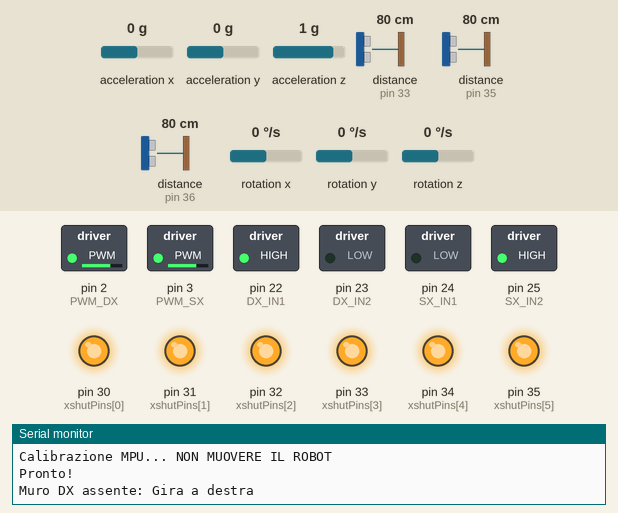
This sketch was run on a simulated Arduino Mega 2560, built with avr-gcc and run on an emulated ATmega2560. On the bench: switched loads named in the sketch (green lamp = pin HIGH), output pins drawn as LEDs (lit = HIGH), the last lines printed to the serial monitor. Inputs (shaded band) come from the test bench; at power-on: rotation z 0 °/s, distance to the obstacle (sensors on pin 33, pin 35, pin 36) 80 cm, acceleration x 0 g, acceleration y 0 g, acceleration z 1 g, rotation x 0 °/s, rotation y 0 °/s.

Above: at 3.2 s.
3.3 s: rotation z set to -192 °/s
At 4.7 s:
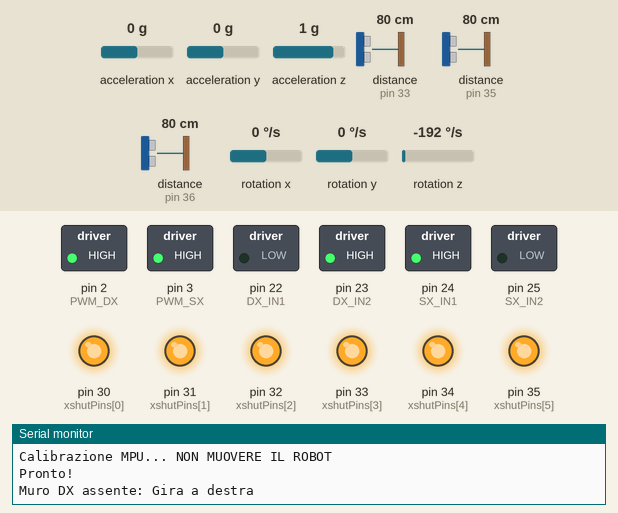
6.9 s: rotation z set to 0 °/s
At 13.3 s:
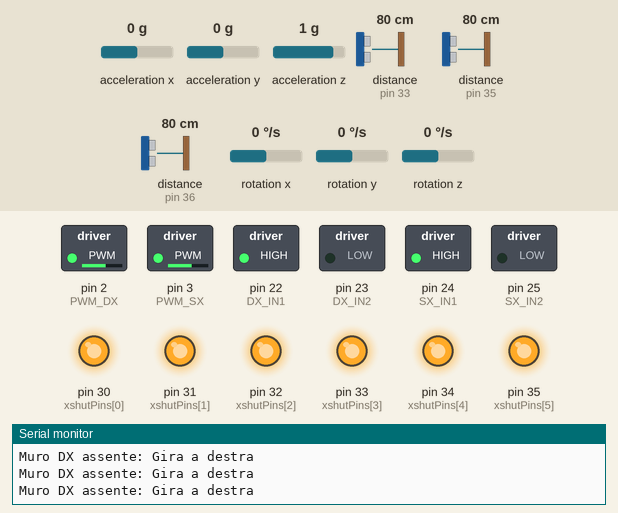
18.0 s: rotation z set to -100 °/s
At 19.8 s:
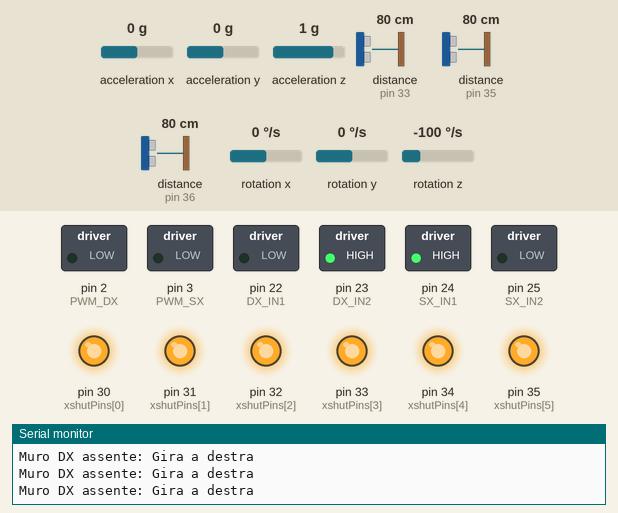
28.6 s: rotation z set to 4 °/s
At 34.5 s:
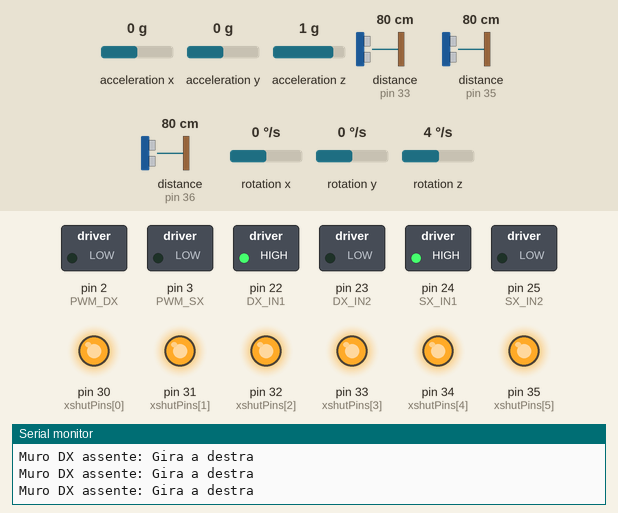
35.2 s: rotation z set to 100 °/s
45.1 s: distance to the obstacle (sensor on pin 33) set to 6 cm
50.2 s: distance to the obstacle (sensor on pin 33) set to 3 cm
Timing chart, 0 to 56.5 s (numbered marks = the images above; inputs shaded):
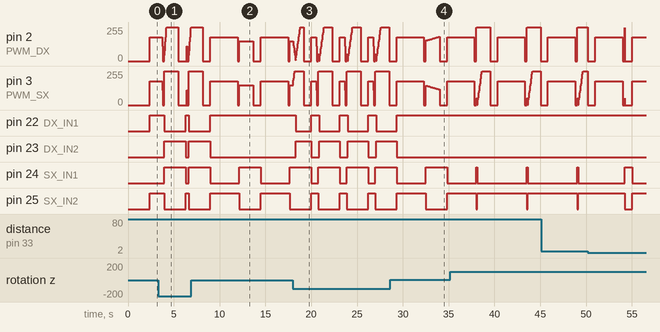

The sketch:

only_right.ino
```cpp
/* * Progetto: RoboCup Junior Rescue Maze - Logic Test "Right-Hand Rule"
 * Descrizione: Il robot segue costantemente il muro alla sua destra.
 */

#include <Wire.h>
#include <VL53L0X.h>
#include <MPU6050_light.h>

// --- PIN MOTORI (Presi dal vostro main.py) ---
#define PWM_DX 2
#define DX_IN1 22
#define DX_IN2 23
#define PWM_SX 3
#define SX_IN1 24
#define SX_IN2 25

// --- SOGLIE DISTANZA (cm) ---
const float SOGLIA_MURO_FRONT = 12.0;
const float SOGLIA_MURO_LAT = 15.0;

// --- SENSORI ---
VL53L0X sensors[6];
const uint8_t xshutPins[6] = {30, 31, 32, 33, 34, 35}; // Front, Back, DX_Ant, DX_Post, SX_Ant, SX_Post
MPU6050 mpu(Wire);

void setup() {
  Serial.begin(115200);
  Wire.begin();

  // Inizializzazione Motori
  pinMode(PWM_DX, OUTPUT); pinMode(DX_IN1, OUTPUT); pinMode(DX_IN2, OUTPUT);
  pinMode(PWM_SX, OUTPUT); pinMode(SX_IN1, OUTPUT); pinMode(SX_IN2, OUTPUT);

  // Inizializzazione Sensori ToF (Sequenziale come nel vostro codice)
  for(int i=0; i<6; i++) {
    pinMode(xshutPins[i], OUTPUT);
    digitalWrite(xshutPins[i], LOW);
  }
  for(int i=0; i<6; i++) {
    digitalWrite(xshutPins[i], HIGH);
    delay(10);
    if(!sensors[i].init()) {
      Serial.print("Errore sensore "); Serial.println(i);
    }
    sensors[i].setAddress(0x21 + i);
    sensors[i].startContinuous();
  }

  // Calibrazione Giroscopio
  Serial.println("Calibrazione MPU... NON MUOVERE IL ROBOT");
  mpu.begin();
  delay(1000);
  mpu.calcOffsets();
  Serial.println("Pronto!");
}

void loop() {
  mpu.update();

  // 1. Lettura Sensori
  float distFront = sensors[0].readRangeContinuousMillimeters() / 10.0;
  float distDX = (sensors[2].readRangeContinuousMillimeters() + sensors[3].readRangeContinuousMillimeters()) / 20.0;

  // 2. Logica decisionale (Priorità a DESTRA)
  if (distDX > SOGLIA_MURO_LAT) {
    // Caso A: La destra è libera -> Gira a destra e avanza
    Serial.println("Muro DX assente: Gira a destra");
    delay(200);      // Breve pausa per stabilità
    rotate(-90);     // Gira a destra
    delay(200);
    moveForward();   // Avanza di una cella
  }
  else if (distFront > SOGLIA_MURO_FRONT) {
    // Caso B: Muro a DX presente, ma fronte libero -> Vai dritto
    Serial.println("Muro DX presente, fronte libero: Vai dritto");
    moveForward();
  }
  else {
    // Caso C: Muro a DX e muro Fronte -> Gira a sinistra
    Serial.println("Vicolo cieco o angolo: Gira a sinistra");
    rotate(90);
  }

  stopMotors();
  delay(500); // Pausa tra una cella e l'altra per evitare oscillazioni
}

// --- FUNZIONI DI MOVIMENTO (Corrette con i suggerimenti precedenti) ---

void rotate(float angle) {
  float target = mpu.getAngleZ() + angle;
  unsigned long start_time = millis();

  while(abs(target - mpu.getAngleZ()) > 2.0 && (millis() - start_time < 3000)) {
    mpu.update();
    float error = target - mpu.getAngleZ();
    int speed = 100 + abs(error) * 2; // Semplice proporzionale
    speed = constrain(speed, 110, 180);

    if(error > 0) motori(speed, -speed); // Sinistra
    else motori(-speed, speed);          // Destra
  }
  stopMotors();
}

void moveForward() {
  unsigned long start_time = millis();
  float start_angle = mpu.getAngleZ();

  // Avanza per circa 1.5 secondi (equivalente alla vostra cella da 75 cicli)
  while(millis() - start_time < 1500) {
    mpu.update();
    float gyro_error = start_angle - mpu.getAngleZ();

    // Correzione base con giroscopio per andare dritti
    int base_speed = 150;
    int corr = gyro_error * 5;

    motori(base_speed + corr, base_speed - corr);

    // Se un muro appare improvvisamente davanti, fermati per sicurezza
    if(sensors[0].readRangeContinuousMillimeters() / 10.0 < 5.0) break;
  }
  stopMotors();
}

void motori(int sx, int dx) {
  if(dx >= 0) {
    digitalWrite(DX_IN1, HIGH); digitalWrite(DX_IN2, LOW);
  } else {
    digitalWrite(DX_IN1, LOW); digitalWrite(DX_IN2, HIGH);
  }
  if(sx >= 0) {
    digitalWrite(SX_IN1, HIGH); digitalWrite(SX_IN2, LOW);
  } else {
    digitalWrite(SX_IN1, LOW); digitalWrite(SX_IN2, HIGH);
  }
  analogWrite(PWM_DX, abs(dx));
  analogWrite(PWM_SX, abs(sx));
}

void stopMotors() {
  analogWrite(PWM_DX, 0); analogWrite(PWM_SX, 0);
}
```

Measured:
- after the input at 3.3 s, pin 22 (DX_IN1): HIGH → LOW after 0.67 s, → HIGH 2.3 s later, → LOW 0.36 s later; pin 23 (DX_IN2): LOW → HIGH after 0.67 s, → LOW 2.3 s later, → HIGH 0.36 s later; pin 24 (SX_IN1): LOW → HIGH after 0.67 s instead of 2.3 s; pin 25 (SX_IN2): HIGH → LOW after 0.67 s instead of 2.3 s
- after the input at 6.9 s, pin 22 (DX_IN1): goes on until 9.0 s, then stays HIGH; pin 23 (DX_IN2): goes on until 9.0 s, then stays LOW; pin 24 (SX_IN1): LOW → HIGH after 5.3 s, → LOW 2.3 s later, → HIGH 3.2 s later; pin 25 (SX_IN2): HIGH → LOW after 5.3 s, → HIGH 2.3 s later, → LOW 3.2 s later
- after the input at 18.0 s, pin 22 (DX_IN1): HIGH → LOW after 0.30 s, then repeats every 3.1 s: HIGH 0.90 s, LOW 2.2 s; pin 23 (DX_IN2): LOW → HIGH after 0.30 s, then repeats every 3.1 s: LOW 0.90 s, HIGH 2.2 s
- after the input at 28.6 s, pin 22 (DX_IN1): goes on until 29.3 s, then stays HIGH; pin 23 (DX_IN2): goes on until 29.3 s, then stays LOW
